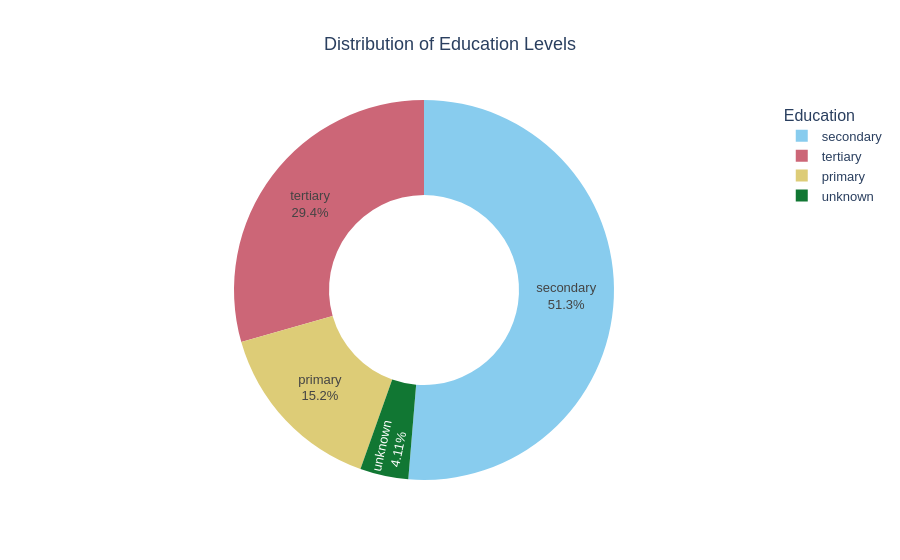

The notebook cell saved with this chart:
### Markdown cell above
<div style="
  width: 97%;
  margin: 18px 0;
  padding: 14px 18px;
  border-radius: 12px;
  text-align: left;
  background: rgba(140, 140, 140, 0.10);
  border: 1px solid rgba(140, 140, 140, 0.18);
  box-shadow: 0 6px 18px rgba(0,0,0,0.12);
  backdrop-filter: blur(10px);
  position: relative;
  overflow: hidden;
">
  <div style="
    position: absolute;
    left: 0; 
    top: 0; 
    bottom: 0;
    width: 6px;
    background: linear-gradient(180deg, #5e0ab9 0%, #6a11cb 55%, #3f84fd 100%);
  "></div>
  <h3 style="
    margin: 0;
    padding-left: 12px;
    font-family: 'Segoe UI', sans-serif;
    font-weight: 800;
    letter-spacing: 1px;
    font-size: 1.25em;
    color: inherit;
  ">
    2. Q4 What is the distribution of education levels?
  </h3>
</div>

### Code cell
our_plots.plot_pie(df["education"], title="Distribution of Education Levels", x_label="Education", y_label="Count", hole=0.5)

### Figure 1 — Plotly figure (JSON) as saved in the notebook; plotly's stock layout.template omitted (floating-point values rounded to 4 significant figures)
{"data": [{"domain": {"x": [0, 1], "y": [0, 1]}, "hole": 0.5, "hovertemplate": "Education=%{label}<br>Count=%{value}<extra></extra>", "labels": ["secondary", "tertiary", "primary", "unknown"], "legendgroup": "", "name": "", "showlegend": true, "textfont": {"family": "Arial", "size": 13}, "textinfo": "percent+label", "type": "pie", "values": [23202, 13301, 6851, 1857]}], "layout": {"font": {"family": "Arial", "size": 13}, "legend": {"title": {"text": "Education"}, "tracegroupgap": 0}, "piecolorway": ["rgb(136, 204, 238)", "rgb(204, 102, 119)", "rgb(221, 204, 119)", "rgb(17, 119, 51)", "rgb(51, 34, 136)", "rgb(170, 68, 153)", "rgb(68, 170, 153)", "rgb(153, 153, 51)", "rgb(136, 34, 85)", "rgb(102, 17, 0)", "rgb(136, 136, 136)"], "title": {"text": "Distribution of Education Levels", "x": 0.5}}}
